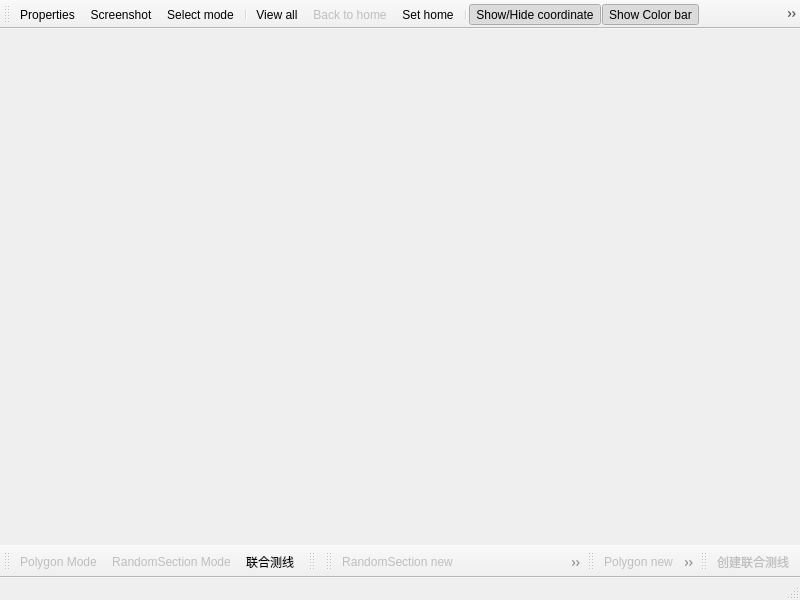
<?xml version="1.0" encoding="UTF-8"?>
<ui version="4.0">
 <class>rlbasemapmainwindow</class>
 <widget class="QMainWindow" name="rlbasemapmainwindow">
  <property name="geometry">
   <rect>
    <x>0</x>
    <y>0</y>
    <width>800</width>
    <height>600</height>
   </rect>
  </property>
  <property name="windowTitle">
   <string>Base Map Window</string>
  </property>
  <property name="windowIcon">
   <iconset>
    <normaloff>:/Icon/BasemapWindow.png</normaloff>:/Icon/BasemapWindow.png</iconset>
  </property>
  <widget class="QWidget" name="centralwidget"/>
  <widget class="QStatusBar" name="statusbar"/>
  <widget class="QToolBar" name="toolBarTop">
   <property name="windowTitle">
    <string>Toolbar</string>
   </property>
   <property name="iconSize">
    <size>
     <width>16</width>
     <height>16</height>
    </size>
   </property>
   <attribute name="toolBarArea">
    <enum>TopToolBarArea</enum>
   </attribute>
   <attribute name="toolBarBreak">
    <bool>false</bool>
   </attribute>
   <addaction name="m_actionProperties"/>
   <addaction name="m_actionScreenshot"/>
   <addaction name="m_actionSelectMode"/>
   <addaction name="separator"/>
   <addaction name="m_actionViewAll"/>
   <addaction name="m_actionHome"/>
   <addaction name="m_actionSetHome"/>
   <addaction name="separator"/>
   <addaction name="m_actionCoordinate"/>
   <addaction name="m_actionColorbar"/>
   <addaction name="m_actionCompass"/>
   <addaction name="m_actionScale"/>
   <addaction name="separator"/>
   <addaction name="m_actionSynchronize"/>
   <addaction name="separator"/>
  </widget>
  <widget class="QToolBar" name="toolBarTrackingTools">
   <property name="enabled">
    <bool>true</bool>
   </property>
   <property name="windowTitle">
    <string>Tracking tools</string>
   </property>
   <property name="iconSize">
    <size>
     <width>16</width>
     <height>16</height>
    </size>
   </property>
   <attribute name="toolBarArea">
    <enum>BottomToolBarArea</enum>
   </attribute>
   <attribute name="toolBarBreak">
    <bool>false</bool>
   </attribute>
   <addaction name="m_pActionPolygon_Mode"/>
   <addaction name="m_pActionRandomSection_Mode"/>
   <addaction name="actionCombinedLine"/>
  </widget>
  <widget class="QToolBar" name="toolBarVolume">
   <property name="windowTitle">
    <string>Seismic Tools</string>
   </property>
   <property name="iconSize">
    <size>
     <width>16</width>
     <height>16</height>
    </size>
   </property>
   <attribute name="toolBarArea">
    <enum>BottomToolBarArea</enum>
   </attribute>
   <attribute name="toolBarBreak">
    <bool>false</bool>
   </attribute>
  </widget>
  <widget class="QToolBar" name="m_pToolBarRandomSection">
   <property name="enabled">
    <bool>false</bool>
   </property>
   <property name="windowTitle">
    <string>Random Section Tools</string>
   </property>
   <property name="iconSize">
    <size>
     <width>16</width>
     <height>16</height>
    </size>
   </property>
   <attribute name="toolBarArea">
    <enum>BottomToolBarArea</enum>
   </attribute>
   <attribute name="toolBarBreak">
    <bool>false</bool>
   </attribute>
   <addaction name="m_pActionRandomSectionNew"/>
   <addaction name="m_pActionRandomSectionDelete"/>
  </widget>
  <widget class="QToolBar" name="m_pToolBarPolygon">
   <property name="enabled">
    <bool>false</bool>
   </property>
   <property name="windowTitle">
    <string>Polygon Tools</string>
   </property>
   <property name="iconSize">
    <size>
     <width>16</width>
     <height>16</height>
    </size>
   </property>
   <attribute name="toolBarArea">
    <enum>BottomToolBarArea</enum>
   </attribute>
   <attribute name="toolBarBreak">
    <bool>false</bool>
   </attribute>
   <addaction name="m_pActionPolygonNew"/>
   <addaction name="m_pActionPolygonDelete"/>
  </widget>
  <widget class="QToolBar" name="m_pToolBarCombinedLine">
   <property name="windowTitle">
    <string>toolBar</string>
   </property>
   <attribute name="toolBarArea">
    <enum>BottomToolBarArea</enum>
   </attribute>
   <attribute name="toolBarBreak">
    <bool>false</bool>
   </attribute>
   <addaction name="actionCombinedLineNew"/>
  </widget>
  <action name="m_actionViewAll">
   <property name="icon">
    <iconset resource="../xconsole/x.qrc">
     <normaloff>:/Icon/ViewAll.png</normaloff>:/Icon/ViewAll.png</iconset>
   </property>
   <property name="text">
    <string>View all</string>
   </property>
   <property name="toolTip">
    <string>View all</string>
   </property>
   <property name="shortcut">
    <string>Space</string>
   </property>
  </action>
  <action name="m_actionSelectMode">
   <property name="checkable">
    <bool>true</bool>
   </property>
   <property name="checked">
    <bool>false</bool>
   </property>
   <property name="icon">
    <iconset resource="../xconsole/x.qrc">
     <normaloff>:/Icon/Selection.png</normaloff>:/Icon/Selection.png</iconset>
   </property>
   <property name="text">
    <string>Select mode</string>
   </property>
  </action>
  <action name="m_actionHome">
   <property name="enabled">
    <bool>false</bool>
   </property>
   <property name="icon">
    <iconset resource="../xconsole/x.qrc">
     <normaloff>:/Icon/Home.png</normaloff>:/Icon/Home.png</iconset>
   </property>
   <property name="text">
    <string>Back to home</string>
   </property>
  </action>
  <action name="m_actionSetHome">
   <property name="icon">
    <iconset resource="../xconsole/x.qrc">
     <normaloff>:/Icon/SetHome.png</normaloff>:/Icon/SetHome.png</iconset>
   </property>
   <property name="text">
    <string>Set home</string>
   </property>
  </action>
  <action name="m_actionSynchronize">
   <property name="checkable">
    <bool>true</bool>
   </property>
   <property name="checked">
    <bool>true</bool>
   </property>
   <property name="icon">
    <iconset resource="../xconsole/x.qrc">
     <normaloff>:/Icon/Synchronize.png</normaloff>:/Icon/Synchronize.png</iconset>
   </property>
   <property name="text">
    <string>Synchronize</string>
   </property>
  </action>
  <action name="m_actionProperties">
   <property name="icon">
    <iconset resource="../xconsole/x.qrc">
     <normaloff>:/Icon/Properties.png</normaloff>:/Icon/Properties.png</iconset>
   </property>
   <property name="text">
    <string>Properties</string>
   </property>
  </action>
  <action name="m_actionCoordinate">
   <property name="checkable">
    <bool>true</bool>
   </property>
   <property name="checked">
    <bool>true</bool>
   </property>
   <property name="icon">
    <iconset resource="../xconsole/x.qrc">
     <normaloff>:/Icon/Coordinates.png</normaloff>:/Icon/Coordinates.png</iconset>
   </property>
   <property name="text">
    <string>Show/Hide coordinate</string>
   </property>
  </action>
  <action name="m_actionColorbar">
   <property name="checkable">
    <bool>true</bool>
   </property>
   <property name="checked">
    <bool>true</bool>
   </property>
   <property name="icon">
    <iconset resource="../xconsole/x.qrc">
     <normaloff>:/Icon/Colorbar.png</normaloff>:/Icon/Colorbar.png</iconset>
   </property>
   <property name="text">
    <string>Show Color bar</string>
   </property>
  </action>
  <action name="m_actionScale">
   <property name="checkable">
    <bool>true</bool>
   </property>
   <property name="checked">
    <bool>true</bool>
   </property>
   <property name="icon">
    <iconset resource="../xconsole/x.qrc">
     <normaloff>:/Icon/Scale.png</normaloff>:/Icon/Scale.png</iconset>
   </property>
   <property name="text">
    <string>Show/Hide scale</string>
   </property>
  </action>
  <action name="m_pActionPolygonNew">
   <property name="checkable">
    <bool>true</bool>
   </property>
   <property name="enabled">
    <bool>true</bool>
   </property>
   <property name="icon">
    <iconset resource="../xconsole/x.qrc">
     <normaloff>:/Icon/DigitizePolygonNew.png</normaloff>:/Icon/DigitizePolygonNew.png</iconset>
   </property>
   <property name="text">
    <string>Polygon new</string>
   </property>
   <property name="visible">
    <bool>true</bool>
   </property>
  </action>
  <action name="m_pActionRandomSectionNew">
   <property name="checkable">
    <bool>true</bool>
   </property>
   <property name="enabled">
    <bool>true</bool>
   </property>
   <property name="icon">
    <iconset resource="../xconsole/x.qrc">
     <normaloff>:/Icon/RandomSectionNew.png</normaloff>:/Icon/RandomSectionNew.png</iconset>
   </property>
   <property name="text">
    <string>RandomSection new</string>
   </property>
   <property name="visible">
    <bool>true</bool>
   </property>
  </action>
  <action name="m_actionScreenshot">
   <property name="icon">
    <iconset resource="../xconsole/x.qrc">
     <normaloff>:/Icon/Screenshot.png</normaloff>:/Icon/Screenshot.png</iconset>
   </property>
   <property name="text">
    <string>Screenshot</string>
   </property>
   <property name="toolTip">
    <string>Save Screenshot</string>
   </property>
   <property name="shortcut">
    <string>Ctrl+S</string>
   </property>
  </action>
  <action name="m_actionCompass">
   <property name="checkable">
    <bool>true</bool>
   </property>
   <property name="checked">
    <bool>true</bool>
   </property>
   <property name="icon">
    <iconset resource="../xconsole/x.qrc">
     <normaloff>:/Icon/Compass.png</normaloff>:/Icon/Compass.png</iconset>
   </property>
   <property name="text">
    <string>Show/Hide compass</string>
   </property>
  </action>
  <action name="m_pActionRandomSection_Mode">
   <property name="checkable">
    <bool>true</bool>
   </property>
   <property name="enabled">
    <bool>false</bool>
   </property>
   <property name="icon">
    <iconset resource="../xconsole/x.qrc">
     <normaloff>:/Icon/RandomSectionCreate.png</normaloff>:/Icon/RandomSectionCreate.png</iconset>
   </property>
   <property name="text">
    <string>RandomSection Mode</string>
   </property>
  </action>
  <action name="m_pActionPolygon_Mode">
   <property name="checkable">
    <bool>true</bool>
   </property>
   <property name="enabled">
    <bool>false</bool>
   </property>
   <property name="icon">
    <iconset resource="../xconsole/x.qrc">
     <normaloff>:/Icon/DigitizePolygon.png</normaloff>:/Icon/DigitizePolygon.png</iconset>
   </property>
   <property name="text">
    <string>Polygon Mode</string>
   </property>
  </action>
  <action name="m_pActionRandomSectionDelete">
   <property name="enabled">
    <bool>false</bool>
   </property>
   <property name="icon">
    <iconset resource="../xconsole/x.qrc">
     <normaloff>:/Icon/RandomSectionDel.png</normaloff>:/Icon/RandomSectionDel.png</iconset>
   </property>
   <property name="text">
    <string>Delete Random Section</string>
   </property>
  </action>
  <action name="m_pActionPolygonDelete">
   <property name="enabled">
    <bool>false</bool>
   </property>
   <property name="icon">
    <iconset resource="../xconsole/x.qrc">
     <normaloff>:/Icon/DigitizePolygonDel.png</normaloff>:/Icon/DigitizePolygonDel.png</iconset>
   </property>
   <property name="text">
    <string>Delete Polygon</string>
   </property>
  </action>
  <action name="actionCombinedLine">
   <property name="checkable">
    <bool>true</bool>
   </property>
   <property name="icon">
    <iconset resource="../xconsole/x.qrc">
     <normaloff>:/Icon/CombinedLine.png</normaloff>:/Icon/CombinedLine.png</iconset>
   </property>
   <property name="text">
    <string>联合测线</string>
   </property>
  </action>
  <action name="actionCombinedLineNew">
   <property name="checkable">
    <bool>true</bool>
   </property>
   <property name="enabled">
    <bool>false</bool>
   </property>
   <property name="icon">
    <iconset resource="../xconsole/x.qrc">
     <normaloff>:/Icon/CombinedLineNew.png</normaloff>:/Icon/CombinedLineNew.png</iconset>
   </property>
   <property name="text">
    <string>创建联合测线</string>
   </property>
  </action>
 </widget>
 <resources>
  <include location="../xconsole/x.qrc"/>
 </resources>
 <connections>
  <connection>
   <sender>m_pActionPolygon_Mode</sender>
   <signal>triggered(bool)</signal>
   <receiver>m_pToolBarPolygon</receiver>
   <slot>setVisible(bool)</slot>
   <hints>
    <hint type="sourcelabel">
     <x>-1</x>
     <y>-1</y>
    </hint>
    <hint type="destinationlabel">
     <x>86</x>
     <y>566</y>
    </hint>
   </hints>
  </connection>
  <connection>
   <sender>m_pActionRandomSection_Mode</sender>
   <signal>triggered(bool)</signal>
   <receiver>m_pToolBarRandomSection</receiver>
   <slot>setVisible(bool)</slot>
   <hints>
    <hint type="sourcelabel">
     <x>-1</x>
     <y>-1</y>
    </hint>
    <hint type="destinationlabel">
     <x>144</x>
     <y>566</y>
    </hint>
   </hints>
  </connection>
  <connection>
   <sender>m_pActionPolygon_Mode</sender>
   <signal>triggered(bool)</signal>
   <receiver>m_pToolBarPolygon</receiver>
   <slot>setEnabled(bool)</slot>
   <hints>
    <hint type="sourcelabel">
     <x>-1</x>
     <y>-1</y>
    </hint>
    <hint type="destinationlabel">
     <x>463</x>
     <y>566</y>
    </hint>
   </hints>
  </connection>
  <connection>
   <sender>m_pActionRandomSection_Mode</sender>
   <signal>triggered(bool)</signal>
   <receiver>m_pToolBarRandomSection</receiver>
   <slot>setEnabled(bool)</slot>
   <hints>
    <hint type="sourcelabel">
     <x>-1</x>
     <y>-1</y>
    </hint>
    <hint type="destinationlabel">
     <x>98</x>
     <y>566</y>
    </hint>
   </hints>
  </connection>
 </connections>
</ui>
